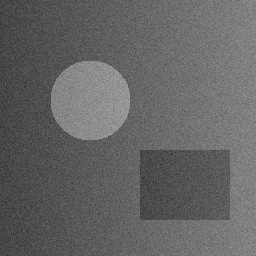
#> input picture Q02_kite/input.jpg, 256 x 256 px
$ python b_sobel.py
#> lines starting #> are read from the running program, lines starting #| are printed output that depends on the picture
# Sobel filter
import numpy as np
import matplotlib.pyplot as plt
from PIL import Image
from pathlib import Path

# input.jpg = any image kept in the same folder as this file
img = np.array(Image.open(Path(__file__).with_name("input.jpg")).convert("L"))
#> img is the input picture: shape (256, 256); min 41, max 175, mean 100.5


def convolve(image, k):
    h, w = image.shape
#> h = 256; w = 256
    p = np.pad(image.astype(float), 1, mode="edge")
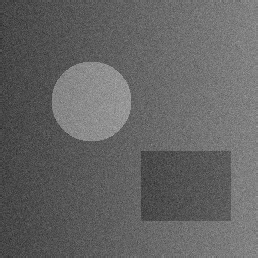
#> p: shape (258, 258) float64; min 41, max 175, mean 100.4
    out = np.zeros((h, w))
    for i in range(k.shape[0]):
        for j in range(k.shape[1]):
            out += k[i, j] * p[i:i + h, j:j + w]
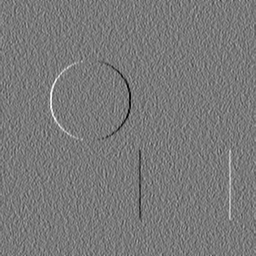
#> out: shape (256, 256) float64; min -252, max 279, mean 1.9; drawn with min black and max white
    return out

gx = np.array([[-1, 0, 1], [-2, 0, 2], [-1, 0, 1]])
gy = np.array([[-1, -2, -1], [0, 0, 0], [1, 2, 1]])
mag = np.sqrt(convolve(img, gx) ** 2 + convolve(img, gy) ** 2)
#> after the loop in convolve (call 2), `for i in range(k.shape[0]):`:
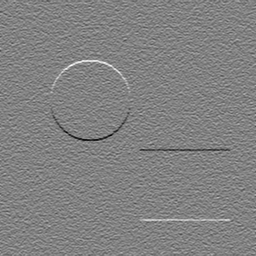
#> out: shape (256, 256) float64; min -279, max 269, mean 0; drawn with min black and max white
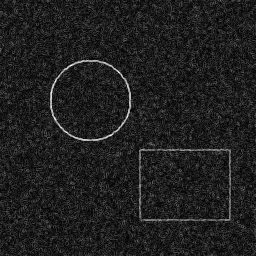
#> mag: shape (256, 256) float64; min 0, max 299.5, mean 37.6; drawn with min black and max white
out = mag / mag.max() * 255

plt.figure(figsize=(10, 5))
plt.subplot(1, 2, 1)
plt.imshow(img, cmap="gray", vmin=0, vmax=255)
plt.title("Original")
plt.subplot(1, 2, 2)
plt.imshow(out, cmap="gray", vmin=0, vmax=255)
plt.title("Sobel filter")
plt.show()
